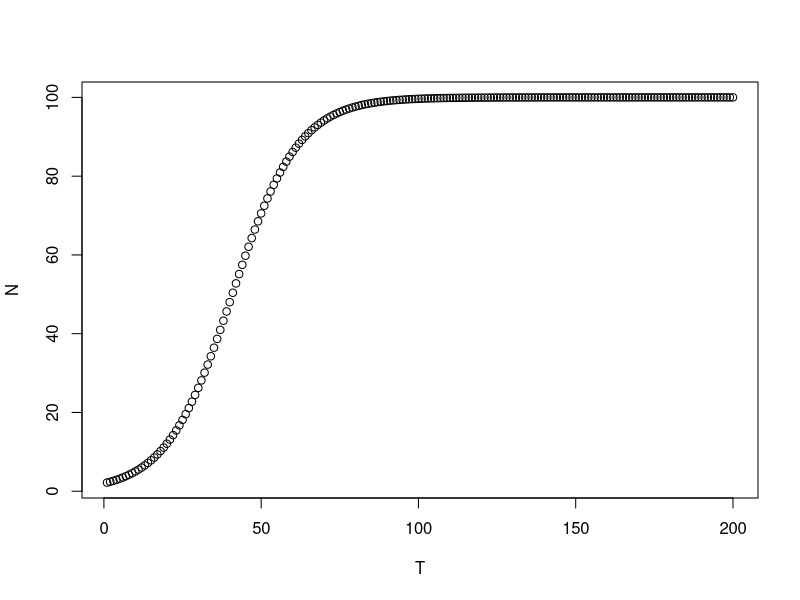

R code for this plot:
      #Section 12 

phi <- 1
for (k in 1:100) {
  phi <- 1+1/phi
  print(c(k,phi))
}
a <- 1.1
b <- 0.001
T <- seq(from=1,to=200,by=1)
N <- numeric(length(T))
n <- 2
for (t in T) {
  n <- a*n/(1+b*n)
  N[t] <- n
}
plot(T,N)

T <- 1
N <- numeric(length(T))
for (t in 1:length(T)) {
  n <- a*n/(1+b*n)
  N[t] <- n
}
N
T <- 0
N <- numeric(length(T))
for (t in 1:length(T)) {
  n <- a*n/(1+b*n)
  N[t] <- n
}
N

phi <- 20
k <- 1
while (k <= 100) {
  phi <- 1+1/phi
  print(c(k,phi))
  k <- k+1
}

phi <- 20
conv <- FALSE
while (!conv) {
  phi.new <- 1+1/phi
  conv <- phi==phi.new
  phi <- phi.new
}
phi
#only one iteration was needed 
phi <- 3
for (k in seq_len(1000)) {
  phi.new <- 1+1/phi
  if (phi==phi.new) break
  phi <- phi.new
}
phi #1.618034

phi <- 3
while (TRUE) {
  phi.new <- 1+1/phi
  if (phi==phi.new) break
  phi <- phi.new
}
phi#Yes! this phi is 1.618034 therefore it worked identically to the for loop above 

phi <- 12
repeat {
  phi.new <- 1/(1+phi)
  if (phi==phi.new) break
  phi <- phi.new
}
